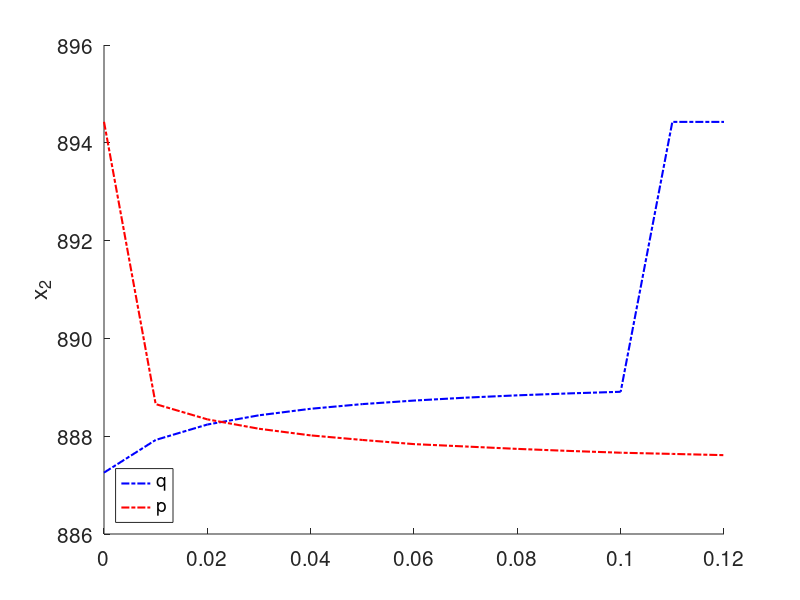
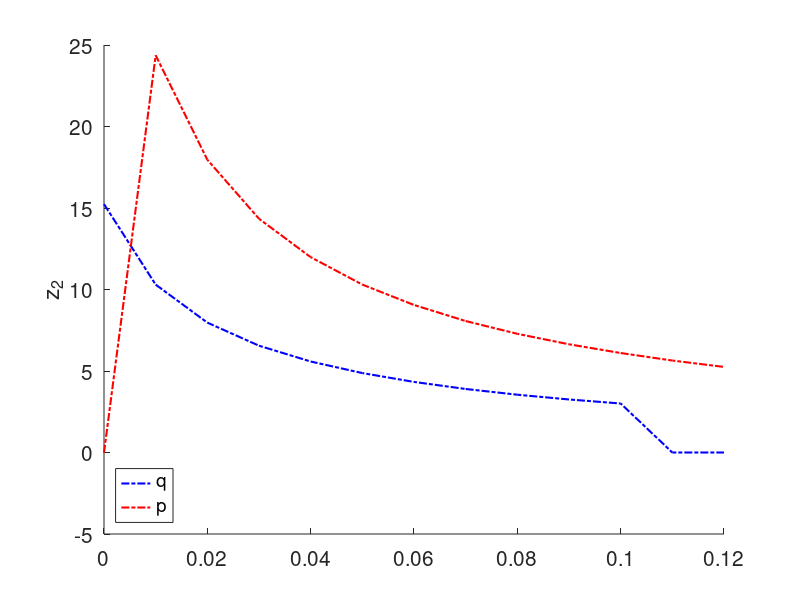

These figures' MATLAB source, in order:
function simulacionvaria_q1
%figure 10

    zg =[887; 2; 9];
    q=0:0.01:0.12
    for j=1:length(q)
        f = fsolve(@(z) myfunctionq(z, 0.1,q(j)), zg)
        f1 = fsolve(@(z) myfunctionp(z, 0.1,q(j)), zg)
        X(j)=f(1)
        X1(j)=f1(1)
        Z(j)=f(3)
        Z1(j)=f1(3)
    end
    set(0, 'DefaultAxesFontSize', 15);
    set(0, 'DefaultTextFontSize', 15); 
    figure(1)
    hold on
    plot(q,X,'-.b','LineWidth', 1.5)
    plot(q,X1,'-.r','LineWidth', 1.5)
    ylabel('x_2')
    legend({'q','p'},'Location','southwest')
    
    figure(2)
    hold on
    plot(q,Z,'-.b','LineWidth', 1.5)
    plot(q,Z1,'-.r','LineWidth', 1.5)
    ylabel('z_2')
    legend({'q','p'},'Location','southwest')
end

function [F] = myfunctionq(z, T,q1)
    tau = T;
    q=q1;
s=500;
beta=0.003;
d=0.5;
a=1.9;
b=0.003;
c=0.003;
m=0.002;
p=0.05;
r=0.5;
K=800;
delta=0.0001;

    x = z(1);
    y = z(2);
    v = z(3);

    % Define the equations as residuals
    F(1) = s - d * x + r * x * (1 - x / K) - beta * x * y / (1 + q1 * v);
    F(2) = (beta * exp(-delta * tau) * x * y) / (1 + q1 * v) - a * y - p * y * v;
    F(3) = (c - m) * y * v - b * v;
end
function [F1] = myfunctionp(z, T,p)
    tau = T;
    p1=p;
s=500;
beta=0.003;
d=0.5;
a=1.9;
b=0.003;
c=0.003;
m=0.002;
r=0.5;
K=800;
delta=0.0001;
q=0.01;

    x = z(1);
    y = z(2);
    v = z(3);

    % Define the equations as residuals
    F1(1) = s - d * x + r * x * (1 - x / K) - beta * x * y / (1 + q * v);
    F1(2) = (beta * exp(-delta * tau) * x * y) / (1 + q * v) - a * y - p1 * y * v;
    F1(3) = (c - m) * y * v - b * v;
end

